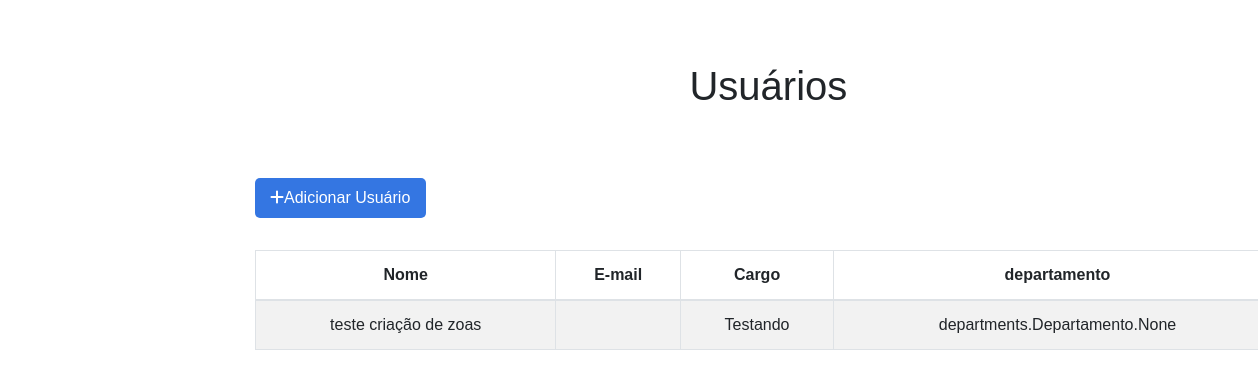
/colaborator/, run on the app's committed database.
### colaborator/models.py (models this page shows, shortened)
class Colaborador(models.Model):
    nome = CharField(max_length=120)
    cargo = CharField(max_length=30)
    user = OneToOneField(User, on_delete=models.CASCADE)
    departamento = ManyToManyField(Departamento)

### colaborator/views.py (the view)
# urls.py: path('', ColaboratorView.as_view(template_name = 'colaborator/User.html'), name = 'Home_Colaborator'),
class ColaboratorView(ListView):
    model = Colaborador
    def get_queryset(self):
        return Colaborador.objects.all

### templates/colaborator/user.html (shortened to what this page needs)
{% extends 'base.html' %}
{% block content %}
    <div class="container title-user">
        <h1>Usuários</h1>
    </div>
    <div class="container">
        <a href="{% url 'colaborators:Signup_Colaborator' %}" class="add-colaborator">
            <div class="col-2 add-colaborator-div">
                <i class="fas fa-plus add-colaborator-button"></i>Adicionar Usuário
            </div>
        </a>
    </div>
    <div class="container table-users">
        <table class="table table-striped table-hover table-bordered">
            <thead>
                <th scope="col">Nome</th>
                <th scope="col">E-mail</th>
                <th scope="col">Cargo</th>
                <th scope="col">departamento</th>
            </thead>
            <tbody>
                {% for colaborador in object_list %}
                    <tr scope="row">
                        <td>
                            {{colaborador.nome}}
                        </td>
                        <td>
                        </td>
                        <td>
                            {{colaborador.cargo}}
                        </td>
                        <td>
                            {{colaborador.departamento}}
                        </td>
                    </tr>
                {% endfor %}
            </tbody>
        </table>
    </div>
{% endblock %}

### static/css/style.css (style rules this page uses)
* { margin: 0; padding: 0; box-sizing: border-box; font-family: sans-serif; }
body { position: relative; min-height: 100vh; width: 100%; overflow: auto; }
h1 { padding-bottom: 0.75em; }
.table { text-align: center; margin-right: 0; }
.title-user { font-size: 1.5em !important; padding: 30px; position: relative; text-align: center; }
.add-colaborator { position: relative; text-decoration: none !important; margin-right: -0.3em; width: 5em; }
.add-colaborator-div { background-color: #3476e2; cursor: pointer; display: inline-block; color: #fff; padding: 0.5em; border-radius: 0.31em; }
.table-users { margin-top: 2em; }

### data on the page
Colaborador: nome "teste criação de zoas", cargo "Testando", departamento "departments.Departamento.None"
